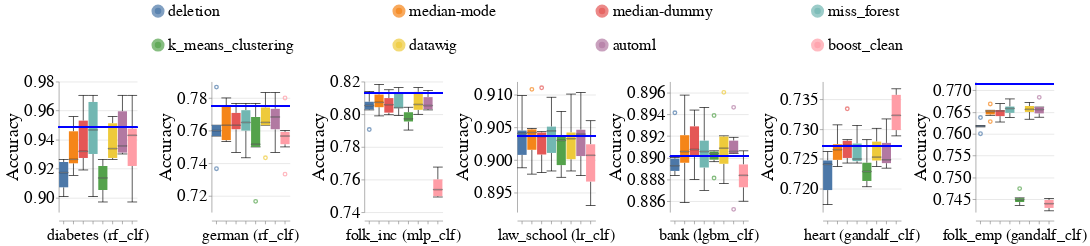

The notebook cell this image was saved under:
### Markdown cell above
### Overall Metrics

### Code cell
create_box_plots_for_diff_imputers_and_datasets(train_injection_scenario='MAR3',
                                                test_injection_scenario='MCAR3',
                                                metric_name='accuracy',
                                                db_client=db_client)

### Figure 1 — Vega-Lite specification as saved in the notebook (floating-point values rounded to 4 significant figures; data arrays with more than 128 entries replaced by an {"elided": "..."} marker saying what was removed)
{"config": {"view": {"continuousWidth": 400, "continuousHeight": 300, "stroke": null}, "axis": {"labelFontSize": 26, "labelFontWeight": "normal", "titleFontSize": 28, "titleFontWeight": "normal"}, "facet": {"spacing": 15}, "header": {"labelFontSize": 24, "labelOrient": "bottom", "labelPadding": 5, "titleFontSize": 28}, "legend": {"columns": 4, "direction": "horizontal", "labelFontSize": 24, "labelLimit": 400, "orient": "top", "symbolOffset": 140, "symbolStrokeWidth": 10, "titleAnchor": "middle", "titleFontSize": 26, "titleLimit": 300}, "title": {"fontSize": 28}}, "data": {"name": "data-a63a1e4fb4fa8df7c71e46493c3c5caa"}, "facet": {"column": {"field": "Dataset_Name_With_Model_Name", "sort": {"field": "Dataset_Sequence_Number", "order": "ascending"}, "title": null, "type": "nominal"}}, "spec": {"layer": [{"mark": {"type": "boxplot", "median": {"stroke": "black", "strokeWidth": 0.7}, "ticks": true}, "encoding": {"color": {"field": "Null_Imputer_Name", "sort": ["deletion", "median-mode", "median-dummy", "miss_forest", "k_means_clustering", "datawig", "automl", "boost_clean"], "title": null, "type": "nominal"}, "x": {"axis": {"labels": false}, "field": "Null_Imputer_Name", "sort": ["deletion", "median-mode", "median-dummy", "miss_forest", "k_means_clustering", "datawig", "automl", "boost_clean"], "title": null, "type": "nominal"}, "y": {"field": "Metric_Value", "scale": {"zero": false}, "title": "Accuracy", "type": "quantitative"}}}, {"mark": "rule", "encoding": {"color": {"value": "blue"}, "size": {"value": 2}, "y": {"field": "Baseline_Median", "type": "quantitative"}}}], "height": 200, "width": 120}, "resolve": {"scale": {"y": "independent"}}, "$schema": "https://vega.github.io/schema/vega-lite/v4.17.0.json", "datasets": {"data-a63a1e4fb4fa8df7c71e46493c3c5caa": {"elided": "336 records"}}}
